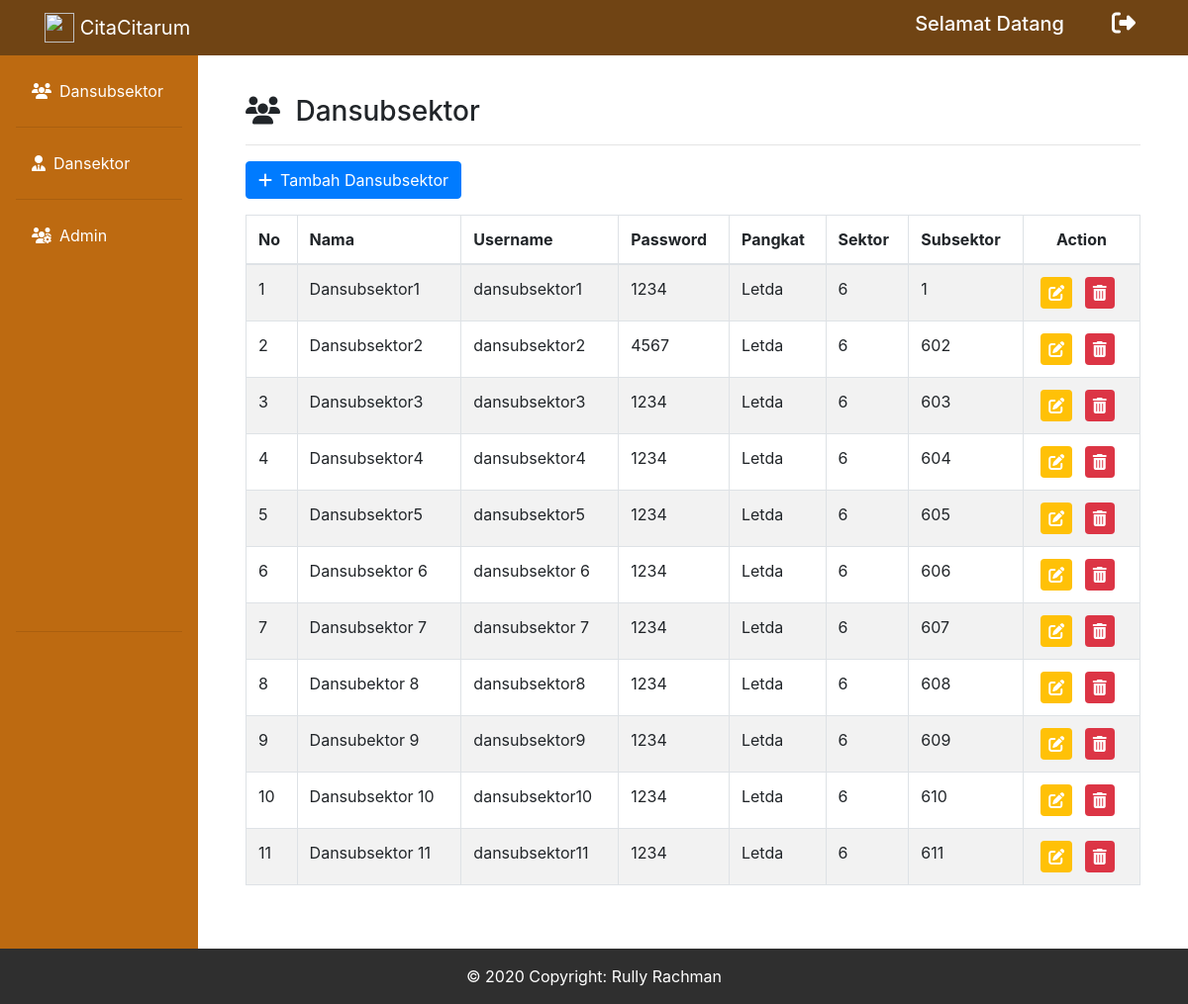
The page /admin_user.php on the database its author committed.
### tables this page shows
CREATE TABLE `dansubsektor` (
  `id_dansubsektor` int(100) NOT NULL,
  `username_dansubsektor` varchar(100) NOT NULL,
  `password_dansubsektor` varchar(100) NOT NULL,
  `nama_dansubsektor` varchar(100) NOT NULL,
  `pangkat_dansubsektor` varchar(50) NOT NULL,
  `id_sektor` int(50) NOT NULL,
  `id_subsektor` int(50) NOT NULL
);

### admin_user.php (the view, shortened to what this page needs)
<?php
include("connect.php");
?>
<!doctype html>
<html lang="en">
  <head>
    <link rel="stylesheet" href="https://stackpath.bootstrapcdn.com/bootstrap/4.4.1/css/bootstrap.min.css">
    <link rel="stylesheet" href="fontawesome/css/all.min.css">
  </head>
  <body>
        <nav class="navbar navbar-expand-lg navbar-dark bg-gradient-primary fixed-top" style="background-color: #704414" id="bar">
            <div class="container">
                <a href="admin_dashboard.php" class="navbar-brand" href="index.php">
                    <img src="img/logocitarum.png" width="30" height="30" class="d-inline-block align-top" alt="">  CitaCitarum</a>
                <div class="collapse navbar-collapse" id="navbarText">
                <span class="mr-5"><h5>Selamat Datang <?php echo $_SESSION["name"]?></h5></span>
                <div class="icon">
                    <h4>
                        <a href="dansubsektor_dashboard.php?logout='1'" class="text-decoration-none"><i class="fas fa-sign-out-alt mr-2" data-toggle="tooltip" title="Logout"></i></a>
                    </h4>
                </div>
        </nav>
        <div class="row no-gutters mt-5">
        <div class="col-md-2 pt-2 sidebar" style="background-color: #BD6A11">
        <ul class="nav flex-column pl-3 pr-3 pb-3 p-1 pt-3" style="background-color: #BD6A11">
            <li class="nav-item">
                <a class="nav-link text-white active" href="admin_user.php"><i class="fas fa-users mr-2"></i>Dansubsektor</a><hr>
            </li>
            <li class="nav-item">
                <a class="nav-link text-white" href="admin_dansektor.php"><i class="fas fa-user-tie mr-2"></i>Dansektor</a><hr>
            </li>
            <li class="nav-item">
                <a class="nav-link text-white" href="admin_admin.php" style="margin-bottom: 380px"><i class="fas fa-users-cog mr-2"></i>Admin</a><hr>
            </li>
        </ul>
        </div>
        <div class="col-md-10 p-5">
            <h3><i class="fas fa-users mr-2"></i> Dansubsektor</h3>
            <hr>
            <a href="tambah_dansubsektor.php" class="btn btn-primary mb-3"><i class="fas fa-plus mr-2"></i>Tambah Dansubsektor</a>
            <table class="table table-striped table-bordered">
            <thead>
                <tr>
                <th scope="col">No</th>
                <th scope="col">Nama</th>
                <th scope="col">Username</th>
                <th scope="col">Password</th>
                <th scope="col">Pangkat</th>
                <th scope="col">Sektor</th>
                <th scope="col">Subsektor</th>
                <th scope="col" colspan="2" class="text-center">Action</th>
                </tr>
            </thead>
            <tbody>
            <?php
                $query = "SELECT * FROM `dansubsektor` ORDER BY id_subsektor ASC";
                $sql = mysqli_query($conn, $query);
                $no = 1;
                while($row = mysqli_fetch_array($sql)){
                echo "
                    <tr>
                    <td>$no</td>
                    <td>$row[nama_dansubsektor]</td>
                    <td>$row[username_dansubsektor]</td>
                    <td>$row[password_dansubsektor]</td>
                    <td>$row[pangkat_dansubsektor]</td>
                    <td>$row[id_sektor]</td>
                    <td>$row[id_subsektor]</td>
                    <td colspan='2' class='text-center'><a href='edit_dansubsektor.php?id=$row[id_dansubsektor]'><i class='fas fa-edit bg-warning p-2 text-white rounded mr-0' data-toggle='tooltip' title='edit'></i></a>
                    <a class='m-2' href='admin_user.php?deletedansubsektor=$row[id_dansubsektor]'><i class='fas fa-trash-alt bg-danger text-white p-2 rounded'></i></a></td>
                    </tr>";
                    $no++;
                }
            ?>
            </tbody>
            </table>
        </div>
    </div>
        <footer>
            <div class="footer-copyright text-center py-3">© 2020 Copyright: Rully Rachman
            </div>
        </footer>
  </body>
</html>

### admin_user.php (style rules this page uses)
.navbar { color: white; }
.icon a { color: white; text-decoration: none; }
.footer-copyright { background-color: #2f2f2f; color: white; }

### rows shown on the page
dansubsektor: nama_dansubsektor "Dansubsektor1", username_dansubsektor "dansubsektor1", password_dansubsektor "1234", pangkat_dansubsektor "Letda", id_sektor "6", id_subsektor "1"
dansubsektor: nama_dansubsektor "Dansubsektor2", username_dansubsektor "dansubsektor2", password_dansubsektor "4567", pangkat_dansubsektor "Letda", id_sektor "6", id_subsektor "602"
dansubsektor: nama_dansubsektor "Dansubsektor3", username_dansubsektor "dansubsektor3", password_dansubsektor "1234", pangkat_dansubsektor "Letda", id_sektor "6", id_subsektor "603"
dansubsektor: nama_dansubsektor "Dansubsektor4", username_dansubsektor "dansubsektor4", password_dansubsektor "1234", pangkat_dansubsektor "Letda", id_sektor "6", id_subsektor "604"
dansubsektor: nama_dansubsektor "Dansubsektor5", username_dansubsektor "dansubsektor5", password_dansubsektor "1234", pangkat_dansubsektor "Letda", id_sektor "6", id_subsektor "605"
dansubsektor: nama_dansubsektor "Dansubsektor 6", username_dansubsektor "dansubsektor 6", password_dansubsektor "1234", pangkat_dansubsektor "Letda", id_sektor "6", id_subsektor "606"
dansubsektor: nama_dansubsektor "Dansubsektor 7", username_dansubsektor "dansubsektor 7", password_dansubsektor "1234", pangkat_dansubsektor "Letda", id_sektor "6", id_subsektor "607"
dansubsektor: nama_dansubsektor "Dansubektor 8", username_dansubsektor "dansubsektor8", password_dansubsektor "1234", pangkat_dansubsektor "Letda", id_sektor "6", id_subsektor "608"
dansubsektor: nama_dansubsektor "Dansubektor 9", username_dansubsektor "dansubsektor9", password_dansubsektor "1234", pangkat_dansubsektor "Letda", id_sektor "6", id_subsektor "609"
dansubsektor: nama_dansubsektor "Dansubsektor 10", username_dansubsektor "dansubsektor10", password_dansubsektor "1234", pangkat_dansubsektor "Letda", id_sektor "6", id_subsektor "610"
dansubsektor: nama_dansubsektor "Dansubsektor 11", username_dansubsektor "dansubsektor11", password_dansubsektor "1234", pangkat_dansubsektor "Letda", id_sektor "6", id_subsektor "611"
